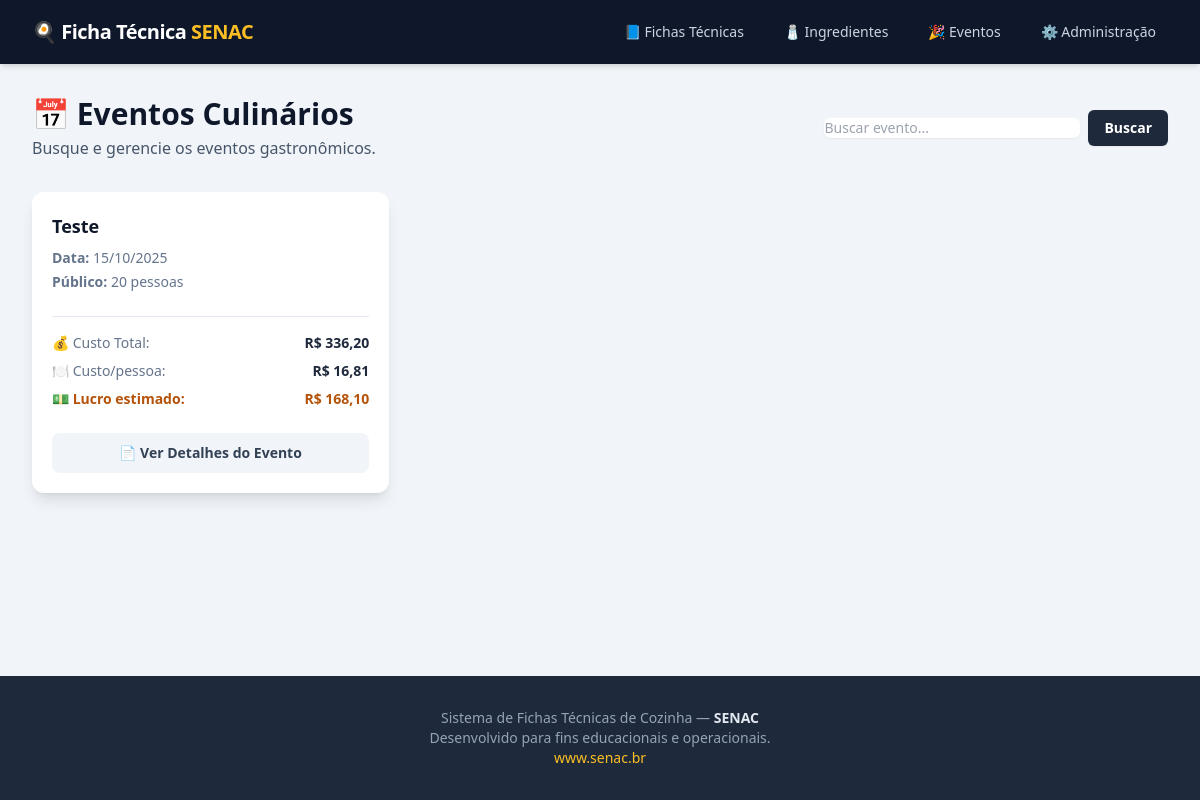
The app's page /eventos/, older data.
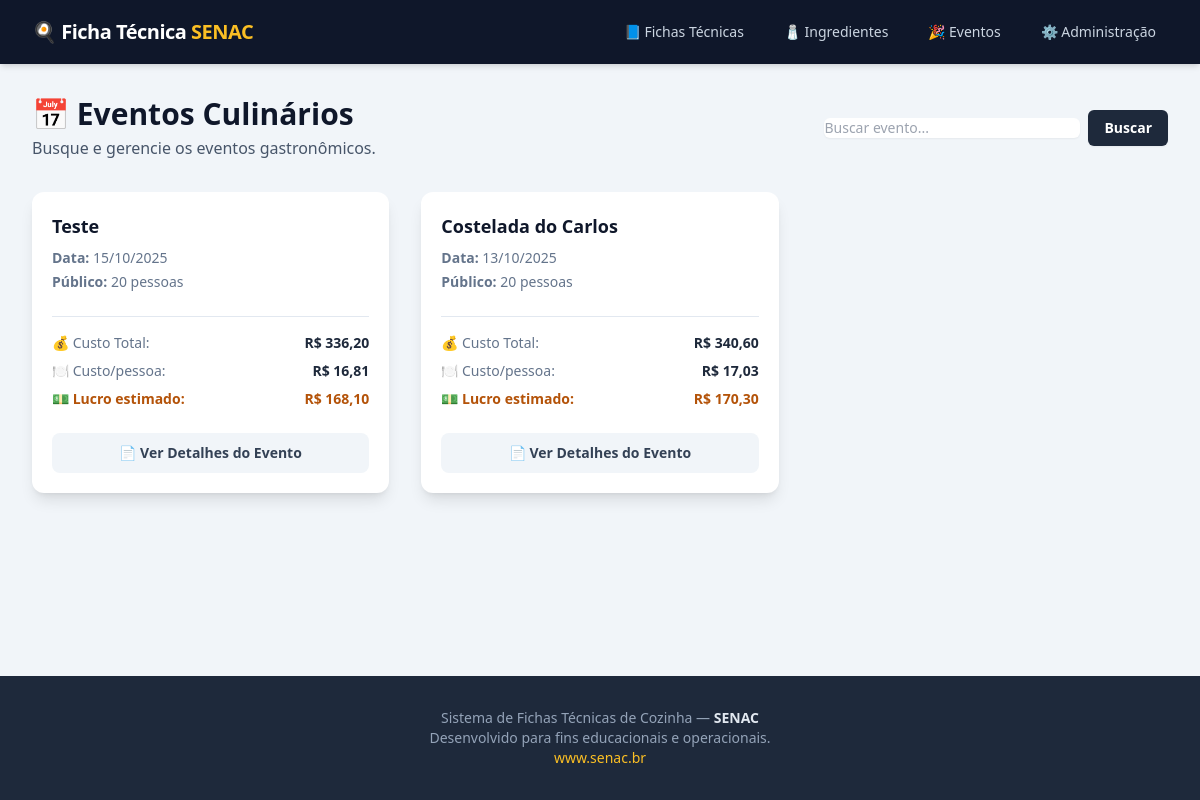
The same page, newer data.
### eventos/models.py (models this page shows, shortened)
class Evento(models.Model):
    nome = models.CharField(max_length=150)
    data = models.DateField()
    numero_pessoas = models.PositiveIntegerField()
    custo_indireto = models.DecimalField(max_digits=10, decimal_places=2, default=0)
    margem_lucro = models.DecimalField(max_digits=5, decimal_places=2, default=30)
    @property
    def custo_receitas(self):
        return sum(
            [(i.custo_total or Decimal("0.00")) for i in self.itens.all()],
            Decimal("0.00")
        )
    @property
    def custo_mao_obra_total(self):
        return sum(
            [(p.custo_total or Decimal("0.00")) for p in self.participacoes.all()],
            Decimal("0.00")
        )
    @property
    def custo_total(self):
        return q(self.custo_receitas + self.custo_mao_obra_total + self.custo_indireto, 2)
    @property
    def preco_venda_total(self):
        return q(self.custo_total * (1 + (self.margem_lucro / 100)), 2)
    @property
    def lucro_estimado(self):
        return q(self.preco_venda_total - self.custo_total, 2)
    @property
    def custo_por_pessoa(self):
        if self.numero_pessoas and self.numero_pessoas > 0:
            return q(self.custo_total / Decimal(self.numero_pessoas), 2)
        return Decimal("0.00")

class ItemCardapio(models.Model):
    evento = models.ForeignKey(Evento, on_delete=models.CASCADE, related_name="itens")
    receita = models.ForeignKey(Receita, on_delete=models.CASCADE)
    porcoes_por_pessoa = models.DecimalField(max_digits=6, decimal_places=2, default=1)
    foto_item = models.ImageField(
        upload_to="itens_cardapio/", blank=True, null=True,
        help_text="Foto do prato servido no evento (opcional)."
    )
    @property
    def custo_total(self):
        if self.receita.custo_por_porcao:
            return q(
                self.receita.custo_por_porcao * self.evento.numero_pessoas * self.porcoes_por_pessoa,
                2
            )
        return Decimal("0.00")

### fichas/models.py (models this page shows, shortened)
class Receita(models.Model):
    titulo = models.CharField(max_length=160)
    categoria = models.ForeignKey(Categoria, on_delete=models.PROTECT, related_name="receitas")
    disciplina = models.CharField(max_length=120, blank=True, help_text="Ex.: Cozinha Fria, Padaria")
    tipo_coccao = models.CharField(max_length=120, blank=True, help_text="Ex.: Processador, Assar, Cozinhar")
    tempo_coccao_min = models.PositiveIntegerField(default=0)
    tempo_preparo_min = models.PositiveIntegerField(default=0)
    foto_preparo = models.ImageField(upload_to="receitas/", blank=True, null=True,
                                     help_text="Imagem do prato final ou preparo")  # ✅ RENOMEADO
    modo_preparo = models.TextField(blank=True)
    observacoes = models.TextField(blank=True)
    rendimento_total = models.DecimalField(max_digits=10, decimal_places=3)
    unidade_rendimento = models.CharField(max_length=5, choices=Unidade.choices, default=Unidade.KG)
    peso_por_porcao = models.DecimalField(max_digits=10, decimal_places=3, null=True, blank=True)
    @property
    def custo_total(self):
        total = Decimal("0.0")
        for item in self.itens.all():
            total += item.custo_total or Decimal("0.0")
        for comp in self.componentes.all():
            total += comp.custo_total or Decimal("0.0")
        return q(total, 2)
    @property
    def numero_porcoes(self):
        if self.peso_por_porcao and self.peso_por_porcao > 0:
            return q(self.rendimento_total / self.peso_por_porcao, 2)
        return None
    @property
    def custo_por_porcao(self):
        if self.numero_porcoes and self.numero_porcoes > 0:
            return q(self.custo_total / self.numero_porcoes, 2)
        return None

class ItemReceita(models.Model):
    receita = models.ForeignKey(Receita, on_delete=models.CASCADE, related_name="itens")
    ingrediente = models.ForeignKey(Ingrediente, on_delete=models.PROTECT)
    unidade = models.CharField(max_length=5, choices=Unidade.choices)
    peso_bruto = models.DecimalField(max_digits=10, decimal_places=3, null=True, blank=True)
    peso_liquido = models.DecimalField(max_digits=10, decimal_places=3, null=True, blank=True)
    fator_correcao = models.DecimalField(max_digits=8, decimal_places=3, null=True, blank=True)
    medida_caseira = models.CharField(max_length=60, blank=True)
    @property
    def quantidade_liquida(self):
        if self.peso_liquido is not None:
            return self.peso_liquido
        if self.peso_bruto is not None and self.fator_correcao:
            return q(self.peso_bruto * self.fator_correcao, 3)
        return self.peso_bruto
    @property
    def custo_total(self):
        if self.unidade == Unidade.QB or self.quantidade_liquida is None:
            return Decimal("0.00")
        qtd = Decimal(self.quantidade_liquida)
        ing = self.ingrediente
        if self.unidade == ing.unidade_base:
            qtd_na_base = qtd
        else:
            try:
                qtd_na_base = converter(qtd, self.unidade, ing.unidade_base)
            except ValidationError:
                return q(qtd * ing.custo_por_unidade, 2)
        return q(qtd_na_base * ing.custo_por_unidade, 2)

class Ingrediente(models.Model):
    nome = models.CharField(max_length=150, unique=True)
    unidade_base = models.CharField(max_length=5, choices=Unidade.choices, default=Unidade.KG)
    custo_por_unidade = models.DecimalField(max_digits=12, decimal_places=4)
    foto = models.ImageField(upload_to="ingredientes/", blank=True, null=True,
                             help_text="Foto ilustrativa do ingrediente")  # ✅ NOVO

### eventos/views.py (the view)
# urls.py: path("", views.EventoListView.as_view(), name="lista_eventos"),
class EventoListView(ListView):
    model = Evento
    template_name = "eventos/lista_eventos.html"
    context_object_name = "eventos"
    paginate_by = 10
    ordering = ["-data"]
    def get_queryset(self):
        queryset = super().get_queryset()
        busca = self.request.GET.get("q")
        if busca:
            queryset = queryset.filter(nome__icontains=busca)
        return queryset

### eventos/models.py (called while the page is built)
def q(value, places=2):
    if value is None:
        return None
    return Decimal(value).quantize(Decimal(10) ** -places, rounding=ROUND_HALF_UP)

### fichas/models.py (called while the page is built)
def q(value, places=2):
    return (Decimal(value).quantize(Decimal(10) ** -places, rounding=ROUND_HALF_UP)
            if value is not None else None)

def converter(qtd, de, para):
    if de == para:
        return qtd
    fator = CONVERSOES.get((de, para))
    if fator is None:
        raise ValidationError(f"Sem conversão direta de {de} para {para}")
    return (qtd * fator) if qtd is not None else None

    @property
    def custo_total(self):
        sub = self.sub_receita
        try:
            qtd_na_base = converter(self.quantidade, self.unidade, sub.unidade_rendimento)
        except ValidationError:
            qtd_na_base = self.quantidade if self.unidade == sub.unidade_rendimento else None
        if not qtd_na_base or sub.rendimento_total == 0:
            return Decimal("0.00")
        frac = Decimal(qtd_na_base) / Decimal(sub.rendimento_total)
        return q(sub.custo_total * frac, 2)

### eventos/templates/eventos/lista_eventos.html (shortened to what this page needs)
{% extends "base.html" %}
{% load static %}
{% block content %}
<div class="space-y-8">
  <div class="flex flex-col md:flex-row md:items-center md:justify-between gap-4">
    <div>
      <h1 class="text-3xl font-bold text-slate-900">📅 Eventos Culinários</h1>
      <p class="mt-1 text-md text-slate-600">Busque e gerencie os eventos gastronômicos.</p>
    </div>
    <form method="get" class="flex items-center gap-2">
      <input type="text" name="q" class="block w-full md:w-64 rounded-md border-slate-300 shadow-sm focus:border-amber-500 focus:ring-amber-500 text-sm" placeholder="Buscar evento..." value="{{ request.GET.q }}">
      <button type="submit" class="inline-flex items-center justify-center rounded-md bg-slate-800 px-4 py-2 text-sm font-semibold text-white shadow-sm hover:bg-slate-700 focus-visible:outline focus-visible:outline-2 focus-visible:outline-offset-2 focus-visible:outline-slate-800">
        Buscar
      </button>
    </form>
  </div>
  <div class="grid grid-cols-1 sm:grid-cols-2 lg:grid-cols-3 gap-8">
    {% for evento in eventos %}
    <div class="flex flex-col rounded-xl bg-white shadow-lg transition-all duration-300 hover:shadow-2xl hover:-translate-y-1">
      <div class="flex flex-1 flex-col p-5">
        <div class="flex-1">
          <h3 class="text-lg font-bold text-slate-900">{{ evento.nome }}</h3>
          <div class="mt-2 space-y-1 text-sm text-slate-500">
            <p><strong>Data:</strong> {{ evento.data|date:"d/m/Y" }}</p>
            <p><strong>Público:</strong> {{ evento.numero_pessoas }} pessoas</p>
          </div>
        </div>
        <div class="mt-6 space-y-2 border-t border-slate-200 pt-4 text-sm">
          <div class="flex justify-between">
            <span class="text-slate-500">💰 Custo Total:</span>
            <span class="font-semibold text-slate-800">R$ {{ evento.custo_total }}</span>
          </div>
          <div class="flex justify-between">
            <span class="text-slate-500">🍽️ Custo/pessoa:</span>
            <span class="font-semibold text-slate-800">R$ {{ evento.custo_por_pessoa }}</span>
          </div>
          <div class="flex justify-between">
            <span class="font-bold text-amber-700">💵 Lucro estimado:</span>
            <span class="font-bold text-amber-700">R$ {{ evento.lucro_estimado }}</span>
          </div>
        </div>
        <div class="mt-6">
          <a href="{% url 'eventos:detalhe_evento' evento.pk %}" class="block w-full rounded-lg bg-slate-100 px-4 py-2.5 text-center text-sm font-semibold text-slate-700 transition-colors hover:bg-slate-200 focus:outline-none focus:ring-2 focus:ring-offset-2 focus:ring-amber-500">
            📄 Ver Detalhes do Evento
          </a>
        </div>
      </div>
    </div>
    {% empty %}
    <div class="col-span-1 sm:col-span-2 lg:col-span-3 text-center py-16">
      <h5 class="text-xl font-semibold text-slate-700">😔 Nenhum evento encontrado.</h5>
      <p class="mt-2 text-slate-500">Tente buscar por outro termo ou cadastre um novo evento.</p>
    </div>
    {% endfor %}
  </div>
</div>
{% endblock %}

Row changes from the older to the newer data that the page shows:
added Evento: nome "Costelada do Carlos", data "13/10/2025", numero_pessoas "20", custo_total "340,60", custo_por_pessoa "17,03", lucro_estimado "170,30"
